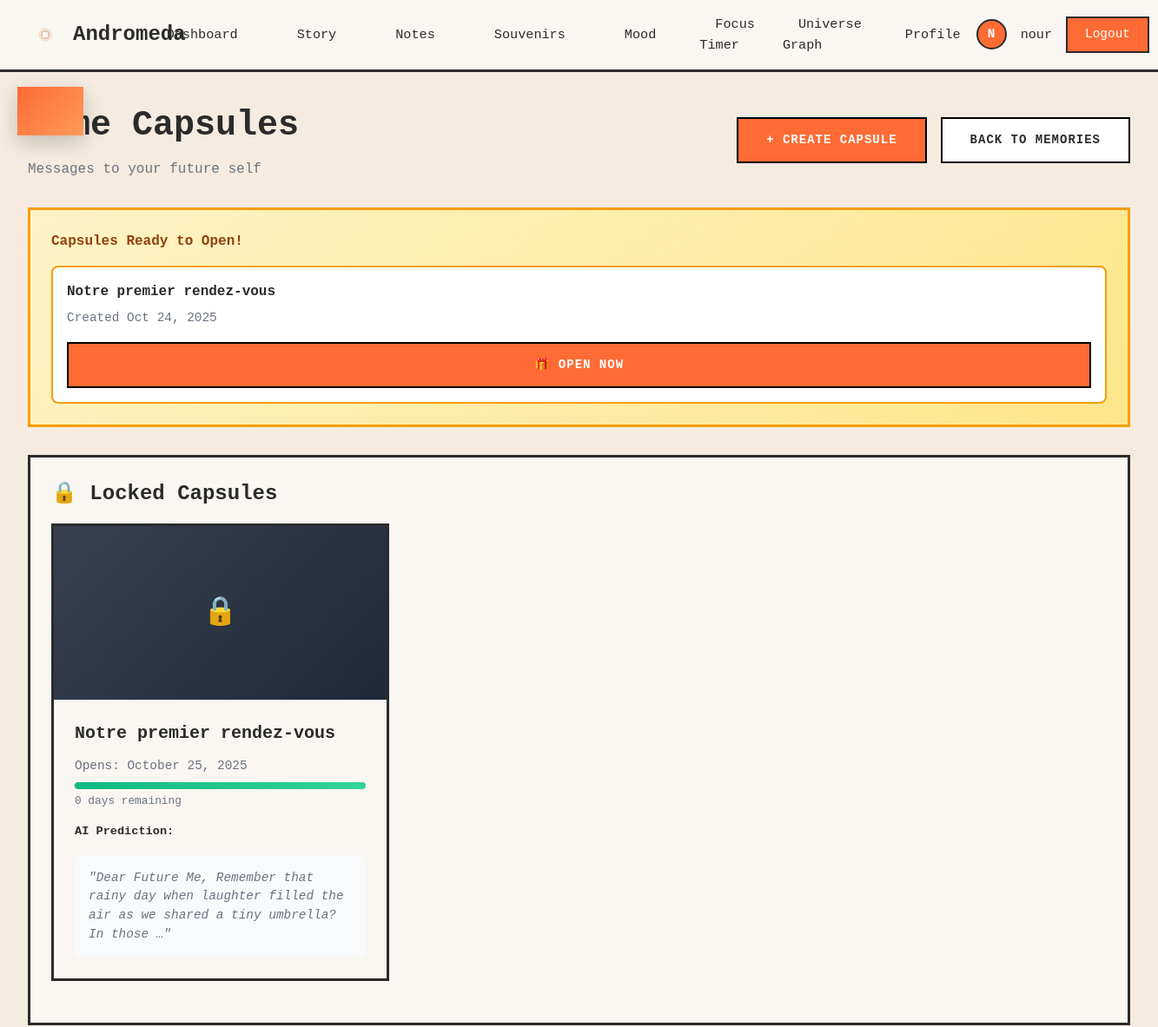
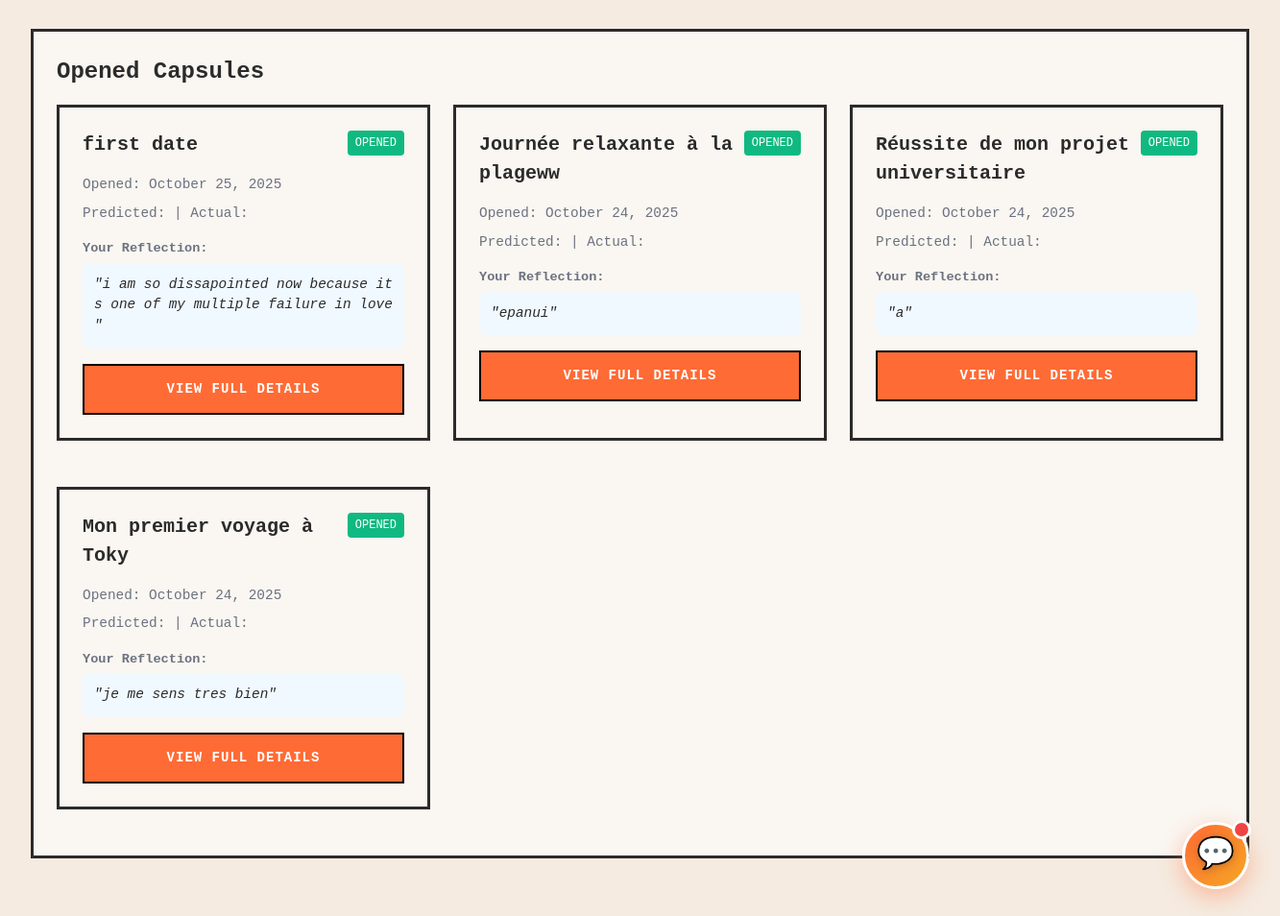
The app's page /capsules/ (signed in), older data (2 pictures, top to bottom).
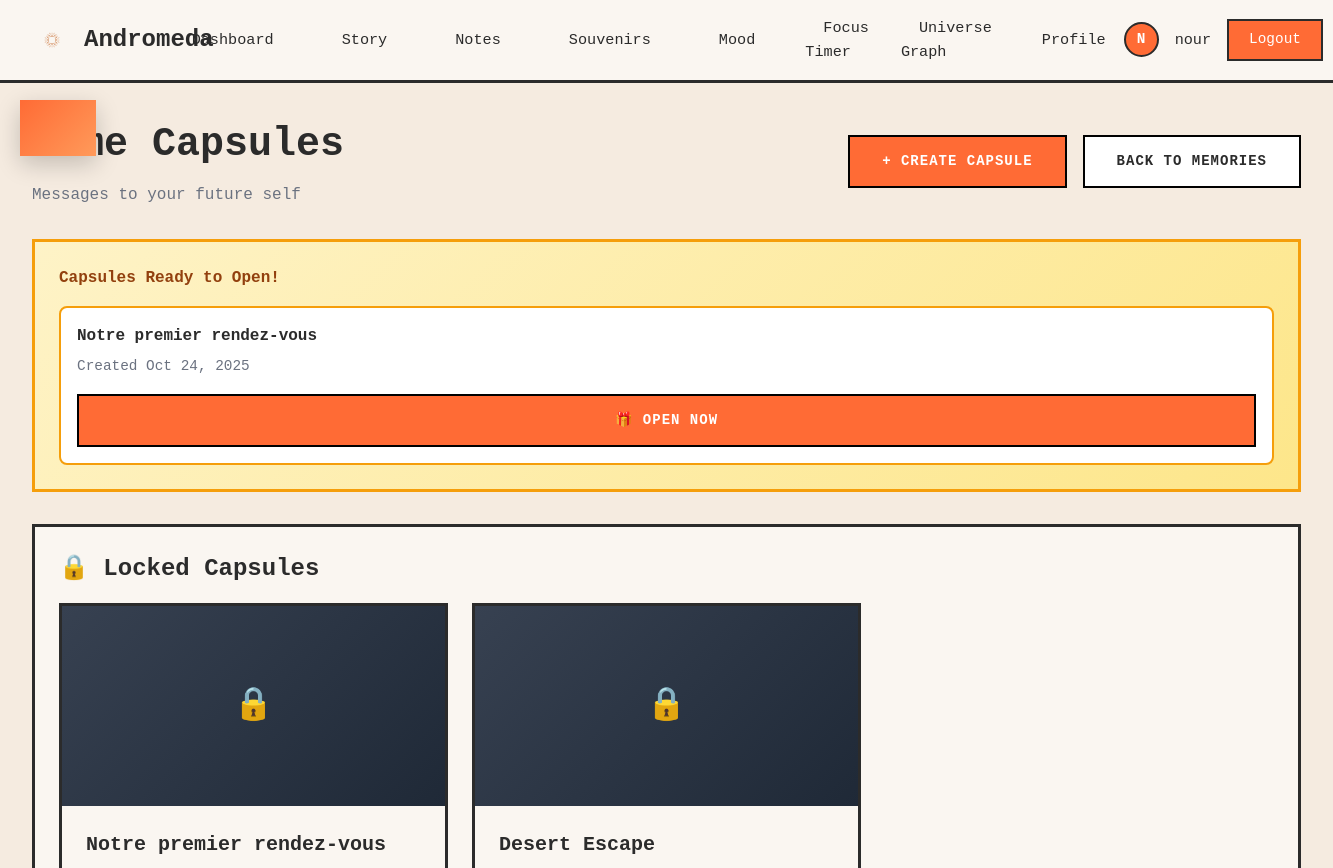
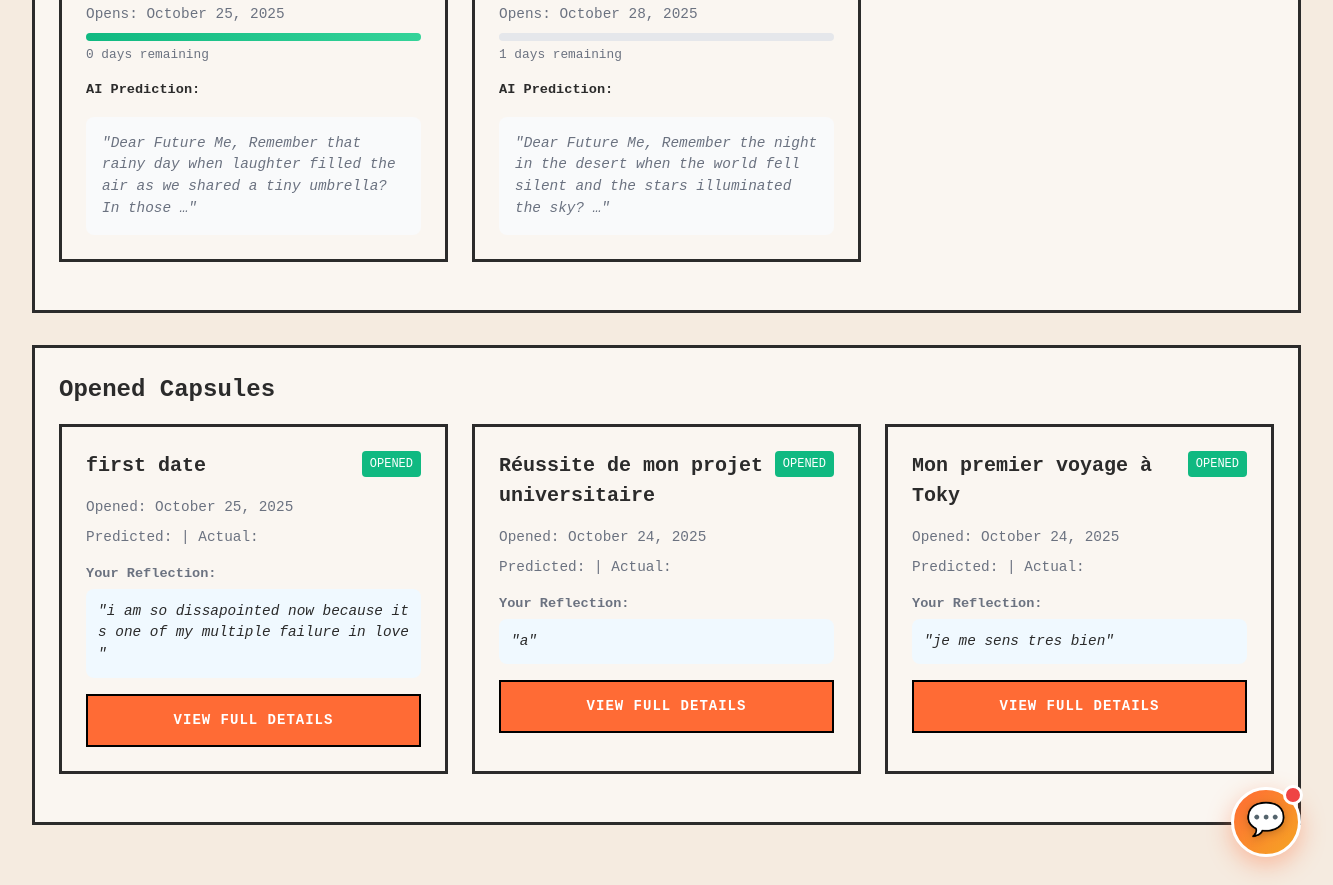
The same page, newer data (2 pictures, top to bottom).
### core/models.py (models this page shows, shortened)
class User(AbstractUser):
    avatar_url = models.URLField(blank=True, null=True)
    groups = models.ManyToManyField(
        'auth.Group',
        verbose_name='groups',
        blank=True,
        help_text='The groups this user belongs to.',
        related_name='core_users',
        related_query_name='core_user',
    )
    user_permissions = models.ManyToManyField(
        'auth.Permission',
        verbose_name='user permissions',
        blank=True,
        help_text='Specific permissions for this user.',
        related_name='core_users',
        related_query_name='core_user',
    )

class CapsuleTemporelle(models.Model):
    souvenir = models.OneToOneField(Souvenir, on_delete=models.CASCADE, related_name='capsule')
    date_verrouillage = models.DateTimeField(auto_now_add=True)
    date_ouverture = models.DateField(help_text="Date when capsule unlocks")
    message_futur = models.TextField(help_text="Message to your future self")
    emotion_predite_par_ia = models.CharField(max_length=50, blank=True, default='', help_text="AI-predicted future emotion")
    is_opened = models.BooleanField(default=False)
    date_ouverture_reelle = models.DateTimeField(null=True, blank=True, help_text="Actual opening date")
    reflexion_ouverture = models.TextField(blank=True, default='', help_text="Reflection upon opening")
    emotion_reelle = models.CharField(max_length=50, blank=True, default='', help_text="Actual emotion upon opening")
    class Meta:
        verbose_name = "Time Capsule"
        verbose_name_plural = "Time Capsules"
        ordering = ['date_ouverture']
    @property
    def jours_restants(self):
        from django.utils import timezone
        if self.is_opened:
            return 0
        delta = self.date_ouverture - timezone.now().date()
        return max(0, delta.days)
    @property
    def pourcentage_progression(self):
        from django.utils import timezone
        if self.is_opened:
            return 100
        total_days = (self.date_ouverture - self.date_verrouillage.date()).days
        if total_days <= 0:
            return 100
        days_passed = (timezone.now().date() - self.date_verrouillage.date()).days
        return min(100, int((days_passed / total_days) * 100))

class Souvenir(models.Model):
    EMOTION_CHOICES = [
        ('joy', 'Joy'),
        ('sadness', 'Sadness'),
        ('nostalgia', 'Nostalgia'),
        ('gratitude', 'Gratitude'),
        ('excitement', 'Excitement'),
        ('peace', 'Peace'),
        ('love', 'Love'),
        ('surprise', 'Surprise'),
        ('pride', 'Pride'),
        ('neutral', 'Neutral'),
    ]
    THEME_CHOICES = [
        ('family', 'Family'),
        ('travel', 'Travel'),
        ('work', 'Work'),
        ('friends', 'Friends'),
        ('achievement', 'Achievement'),
        ('celebration', 'Celebration'),
        ('nature', 'Nature'),
        ('learning', 'Learning'),
        ('other', 'Other'),
    ]
    id = models.UUIDField(primary_key=True, default=uuid.uuid4, editable=False)
    utilisateur = models.ForeignKey('User', on_delete=models.CASCADE, related_name='souvenirs')
    titre = models.CharField(max_length=200, help_text="Memory title")
    description = models.TextField(help_text="Detailed description of the memory")
    date_evenement = models.DateField(help_text="Date of the event")
    photo = models.ImageField(upload_to='souvenirs/photos/%Y/%m/', blank=True, null=True)
    video = models.FileField(upload_to='souvenirs/videos/%Y/%m/', blank=True, null=True)
    emotion = models.CharField(max_length=50, choices=EMOTION_CHOICES, default='neutral', help_text="Primary emotion")
    theme = models.CharField(max_length=50, choices=THEME_CHOICES, default='other', help_text="Memory theme")
    lieu = models.CharField(max_length=200, blank=True, default='', help_text="Location of the memory")
    personnes_presentes = models.CharField(max_length=500, blank=True, default='', help_text="People present (comma-separated)")
    tags_personnalises = models.JSONField(default=list, blank=True, help_text="User-defined custom tags")
    is_favorite = models.BooleanField(default=False, help_text="Mark as favorite")
    is_public = models.BooleanField(default=False, help_text="Make publicly visible")
    ai_summary = models.TextField(blank=True, default='', help_text="AI-generated summary")
    ai_emotion_detected = models.CharField(max_length=50, blank=True, default='', help_text="AI-detected emotion")
    ai_tags = models.JSONField(default=list, blank=True, help_text="AI-generated tags")
    ai_analyzed = models.BooleanField(default=False, help_text="Has been analyzed by AI")
    ai_analysis_date = models.DateTimeField(null=True, blank=True, help_text="Date of AI analysis")
    created_at = models.DateTimeField(auto_now_add=True)
    updated_at = models.DateTimeField(auto_now=True)
    class Meta:
        ordering = ['-date_evenement']
        verbose_name = 'Memory'
        verbose_name_plural = 'Memories'
        indexes = [
            models.Index(fields=['-date_evenement']),
            models.Index(fields=['utilisateur', '-created_at']),
            models.Index(fields=['is_favorite']),
        ]

### core/views.py (the view)
# urls.py: path('capsules/', views.liste_capsules, name='liste_capsules'),
@login_required
def liste_capsules(request):
    capsules = CapsuleTemporelle.objects.filter(
        souvenir__utilisateur=request.user
    )
    locked = capsules.filter(is_opened=False).order_by('date_ouverture')
    opened = capsules.filter(is_opened=True).order_by('-date_ouverture_reelle')
    today = timezone.now().date()
    ready_to_open = locked.filter(date_ouverture__lte=today)
    context = {
        'locked_capsules': locked,
        'opened_capsules': opened,
        'ready_to_open': ready_to_open,
    }
    return render(request, 'core/liste_capsules.html', context)

### core/templates/core/liste_capsules.html (shortened to what this page needs)
{% extends "core/dashboard_base.html" %}
{% block content %}
<div style="margin-bottom: 2rem;">
    <div style="display: flex; justify-content: space-between; align-items: center; margin-bottom: 1.5rem;">
        <div>
            <h1 style="font-size: 2.5rem; font-weight: bold; margin-bottom: 0.5rem;">Time Capsules</h1>
            <p style="color: var(--text-gray); font-size: 1rem;">Messages to your future self</p>
        </div>
        <div style="display: flex; gap: 1rem;">
            <a href="{% url 'core:creer_capsule' %}" class="btn-primary">
                + Create Capsule
            </a>
            <a href="{% url 'core:liste_souvenirs' %}" class="btn-secondary">
                Back to Memories
            </a>
        </div>
    </div>
</div>
{% if ready_to_open %}
<div class="card" style="background: linear-gradient(135deg, #fef3c7 0%, #fde68a 100%); border-color: #f59e0b; margin-bottom: 2rem;">
    <h3 style="color: #92400e; font-weight: bold; margin-bottom: 1rem;">Capsules Ready to Open!</h3>
    <div style="display: grid; grid-template-columns: repeat(auto-fit, minmax(300px, 1fr)); gap: 1rem;">
        {% for capsule in ready_to_open %}
        <div style="background: white; padding: 1rem; border-radius: 0.5rem; border: 2px solid #f59e0b;">
            <h4 style="font-weight: bold; margin-bottom: 0.5rem;">{{ capsule.souvenir.titre }}</h4>
            <p style="color: var(--text-gray); font-size: 0.9rem; margin-bottom: 1rem;">Created {{ capsule.date_verrouillage|date:"M j, Y" }}</p>
            <a href="{% url 'core:ouvrir_capsule' capsule.id %}" class="btn-primary" style="width: 100%; text-align: center;">🎁 Open Now</a>
        </div>
        {% endfor %}
    </div>
</div>
{% endif %}
{% if locked_capsules %}
<div class="card" style="margin-bottom: 2rem;">
    <h2 class="card-title">🔒 Locked Capsules</h2>
    <div style="display: grid; grid-template-columns: repeat(auto-fill, minmax(300px, 1fr)); gap: 1.5rem;">
        {% for capsule in locked_capsules %}
        <div class="card" style="padding: 0; overflow: hidden;">
            {% if capsule.souvenir.photo %}
                <img src="{{ capsule.souvenir.photo.url }}" alt="{{ capsule.souvenir.titre }}" style="width: 100%; height: 200px; object-fit: cover; filter: blur(8px);">
            {% else %}
                <div style="width: 100%; height: 200px; background: linear-gradient(135deg, #374151 0%, #1f2937 100%); display: flex; align-items: center; justify-content: center;">
                    <span style="font-size: 2rem; color: white; font-weight: bold;">🔒</span>
                </div>
            {% endif %}
            <div style="padding: 1.5rem;">
                <h3 style="font-size: 1.25rem; font-weight: bold; margin-bottom: 0.75rem;">{{ capsule.souvenir.titre }}</h3>
                <p style="color: var(--text-gray); font-size: 0.9rem; margin-bottom: 0.5rem;">Opens: {{ capsule.date_ouverture|date:"F j, Y" }}</p>
                <div style="margin-bottom: 1rem;">
                    <div style="background: #e5e7eb; border-radius: 1rem; height: 0.5rem; overflow: hidden; --progress: {{ capsule.pourcentage_progression }}%;">
                        <div style="background: linear-gradient(90deg, #10b981 0%, #34d399 100%); height: 100%; width: var(--progress); transition: width 0.3s ease;"></div>
                    </div>
                    <p style="font-size: 0.8rem; color: var(--text-gray); margin-top: 0.25rem;">{{ capsule.jours_restants }} days remaining</p>
                </div>
                {% if capsule.emotion_predite_par_ia %}
                <p style="font-size: 0.85rem; margin-bottom: 1rem;"><strong>AI Prediction:</strong> {{ capsule.get_emotion_predite_par_ia_display }}</p>
                {% endif %}
                <div style="color: var(--text-gray); font-style: italic; font-size: 0.9rem; padding: 1rem; background: #f9fafb; border-radius: 0.5rem;">
                    "{{ capsule.message_futur|truncatewords:20 }}"
                </div>
            </div>
        </div>
        {% endfor %}
    </div>
</div>
{% endif %}
{% if opened_capsules %}
<div class="card" style="margin-bottom: 2rem;">
    <h2 class="card-title">Opened Capsules</h2>
    <div style="display: grid; grid-template-columns: repeat(auto-fill, minmax(350px, 1fr)); gap: 1.5rem;">
        {% for capsule in opened_capsules %}
        <div class="card">
            <div style="display: flex; justify-content: space-between; align-items: start; margin-bottom: 1rem;">
                <h3 style="font-size: 1.25rem; font-weight: bold;">{{ capsule.souvenir.titre }}</h3>
                <span style="background: #10b981; color: white; padding: 0.25rem 0.5rem; border-radius: 0.25rem; font-size: 0.75rem;">OPENED</span>
            </div>
            <p style="color: var(--text-gray); font-size: 0.9rem; margin-bottom: 0.5rem;">Opened: {{ capsule.date_ouverture_reelle|date:"F j, Y" }}</p>
            <p style="color: var(--text-gray); font-size: 0.9rem; margin-bottom: 1rem;">Predicted: {{ capsule.get_emotion_predite_par_ia_display }} | Actual: {{ capsule.get_emotion_reelle_display }}</p>
            {% if capsule.reflexion_ouverture %}
            <div style="margin-bottom: 1rem;">
                <p style="font-size: 0.85rem; color: var(--text-gray); margin-bottom: 0.25rem;"><strong>Your Reflection:</strong></p>
                <p style="font-style: italic; background: #f0f9ff; padding: 0.75rem; border-radius: 0.5rem; font-size: 0.9rem;">"{{ capsule.reflexion_ouverture }}"</p>
            </div>
            {% endif %}
            <a href="{% url 'core:detail_capsule' capsule.id %}" class="btn-primary" style="width: 100%; text-align: center;">View Full Details</a>
        </div>
        {% endfor %}
    </div>
</div>
{% endif %}
{% endblock %}

### core/templates/core/dashboard_base.html (shortened to what this page needs)
<!doctype html>
{% load static %}
<html lang="en">
<head>
    <script src="https://cdn.tailwindcss.com"></script>
    <link rel="stylesheet" href="{% static 'css/chase.css' %}">
</head>
<body>
    <nav class="navbar">
        <a href="{% url 'core:dashboard' %}" class="navbar-brand">
            <img src="{% static 'assets/logo.png' %}" alt="Andromeda Logo" onerror="this.style.display='none';">
            Andromeda
        </a>
        <ul class="navbar-menu" id="navbarMenu">
            <li><a href="{% url 'core:dashboard' %}" class="{% if request.resolver_match.url_name == 'dashboard' %}active{% endif %}">Dashboard</a></li>
            <li><a href="{% url 'core:story_inspiration' %}" class="{% if request.resolver_match.url_name == 'story_inspiration' %}active{% endif %}">Story</a></li>
            <li><a href="{% url 'notes:list' %}" class="{% if '/dashboard/notes/' in request.path %}active{% endif %}">Notes</a></li>
            <li><a href="{% url 'core:memories_dashboard' %}" class="{% if request.resolver_match.url_name == 'memories_dashboard' %}active{% endif %}">Souvenirs</a></li>
            <li><a href="{% url 'core:mood' %}" class="{% if request.resolver_match.url_name == 'mood' %}active{% endif %}">Mood</a></li>
            <li><a href="/focus/" class="{% if '/focus/' in request.path %}active{% endif %}">Focus Timer</a></li>
            <li><a href="/graph/" class="{% if '/graph/' in request.path %}active{% endif %}">Universe Graph</a></li>
            <li><a href="{% url 'core:profile' %}" class="{% if request.resolver_match.url_name == 'profile' %}active{% endif %}">Profile</a></li>
        </ul>
        <div class="navbar-user">
            {% if user.is_authenticated %}
                <div class="navbar-avatar">{{ user.username|slice:":1"|upper }}</div>
                <span class="navbar-username">{{ user.username }}</span>
                <form method="post" action="{% url 'logout' %}" style="display: inline;">
                    <button type="submit" class="btn-logout" style="margin: 0;">Logout</button>
                </form>
            {% else %}
                <a href="{% url 'login' %}" class="btn-logout">Login</a>
            {% endif %}
        </div>
    </nav>
    <div class="dashboard-container">
        {% block content %}{% endblock %}
    </div>
    <div id="chatbotFloat" onclick="toggleChatbot()" style="
        position: fixed;
        bottom: 2rem;
        right: 2rem;
        width: 70px;
        height: 70px;
        background: linear-gradient(135deg, var(--accent-orange) 0%, #f5a623 100%);
        border-radius: 50%;
        display: flex;
        align-items: center;
        justify-content: center;
        box-shadow: 0 8px 24px rgba(255, 107, 53, 0.4);
        cursor: pointer;
        transition: all 0.4s cubic-bezier(0.4, 0, 0.2, 1);
        z-index: 9999;
        border: 3px solid white;
        animation: floatPulse 3s ease-in-out infinite;
    " onmouseover="this.style.transform='scale(1.15) rotate(10deg)'; this.style.boxShadow='0 12px 32px rgba(255, 107, 53, 0.6)'" onmouseout="this.style.transform='scale(1) rotate(0deg)'; this.style.boxShadow='0 8px 24px rgba(255, 107, 53, 0.4)'">
        <span style="font-size: 2rem; filter: drop-shadow(0 2px 4px rgba(0,0,0,0.2));">💬</span>
    </div>
</body>
</html>

Row changes from the older to the newer data that the page shows:
removed CapsuleTemporelle: souvenir.titre "Journée relaxante à la plageww", date_ouverture_reelle "October 24, 2025", reflexion_ouverture "epanui", shown under "Opened Capsules"
added CapsuleTemporelle: souvenir.titre "Desert Escape", date_ouverture "October 28, 2025", jours_restants "1", message_futur "Dear Future Me, Remember the night in the desert when the world fell silent and the stars illuminated the sky? …", shown under "🔒 Locked Capsules"
